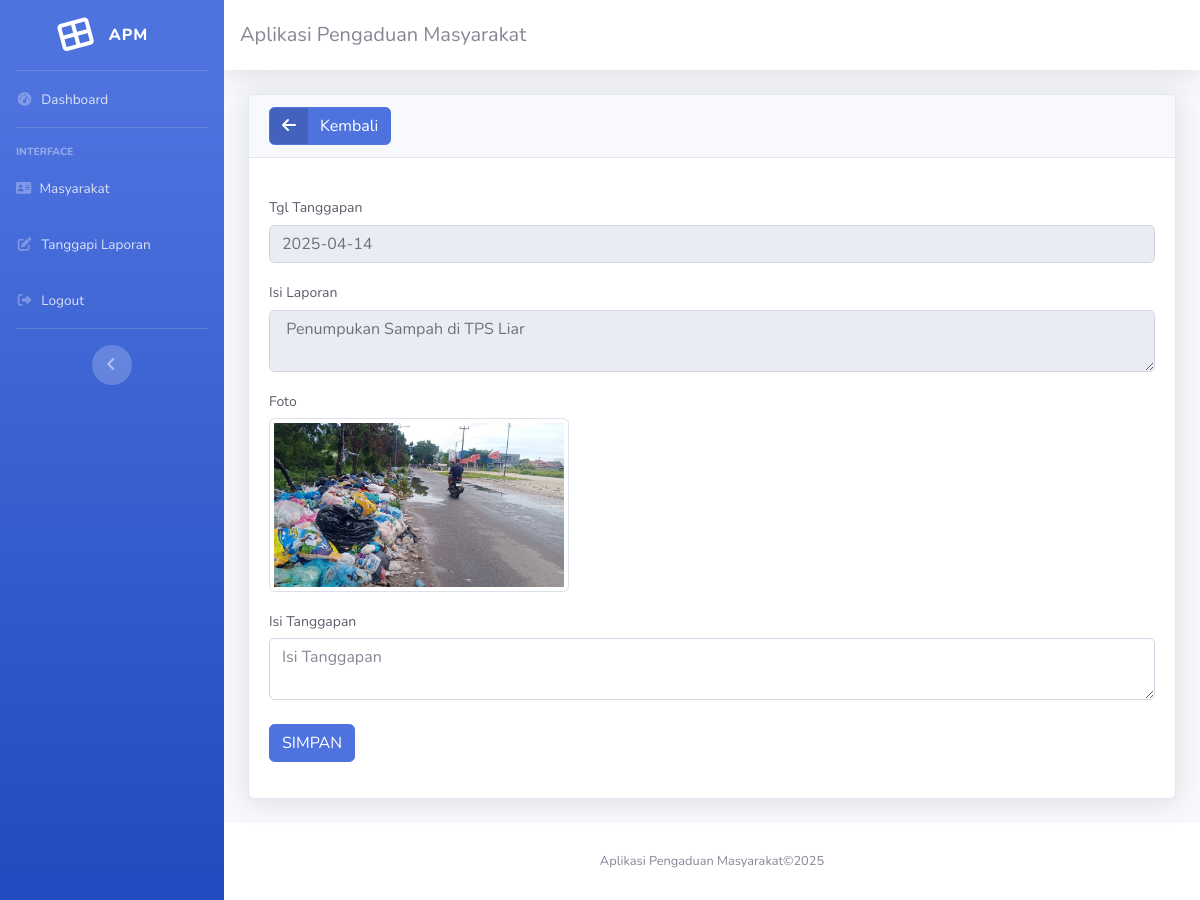
The page /petugas/petugas.php?url=tanggapi-pengaduan&id=17 (signed in) on the database its author committed.
### tables this page shows
CREATE TABLE `pengaduan` (
  `id_pengaduan` int(11) NOT NULL,
  `tgl_pengaduan` date NOT NULL,
  `nik` char(16) NOT NULL,
  `isi_laporan` text NOT NULL,
  `foto` varchar(255) NOT NULL,
  `status` enum('0','proses','selesai','ditolak') NOT NULL
);

### petugas/tanggapi_pengaduan.php (the view, shortened to what this page needs)
<?php
include '../koneksi.php';
$id = $_GET['id'];
$query = mysqli_query($koneksi, "SELECT*FROM pengaduan WHERE id_pengaduan='$id'");
$data = mysqli_fetch_array($query);
?>
<div class="card shadow">
    <div class="card-header">
        <a href="?url=tanggapi-laporan" class="btn btn-primary btn-icon-split">
            <span class="icon text-white-5">
                <i class="fa fa-arrow-left"></i>
            </span>
            <span class="text"> Kembali </span>
        </a>
    </div>
    <div class="card-body">
        <form method="post" action="proses_tanggapi.php" enctype="multipart/form-data">
            <div class="form-group">
                <label for="" style="font-size: 14px;">Tgl Tanggapan</label>
                <input type="text" name="tgl_tanggapan" class="form-control" readonly value="<?= date('Y-m-d'); ?>">
            </div>
            <div class="form-group">
                <label for="" style="font-size: 14px;">Isi Laporan</label>
                <textarea name="isi_laporan" id="isi_laporan" class="form-control"
                    readonly><?= $data['isi_laporan']; ?></textarea>
            </div>
            <div class="form-group">
                <label for="" style="font-size: 14px;">Foto</label>
                <br>
                <img class="img-thumbnail" src="../foto/<?= $data['foto'] ?>" width="300">
            </div>
            <div class="form-group">
                <label for="" style="font-size: 14px;">Isi Tanggapan</label>
                <textarea name="isi_tanggapan" id="isi_tanggapan" class="form-control" placeholder="Isi Tanggapan"
                    required></textarea>
                <br>
            <div class="form-group">
                <button type="submit" class="btn btn-primary"> SIMPAN </button>
            </div>
        </form>
    </div>
</div>

### rows shown on the page
pengaduan: isi_laporan "Penumpukan Sampah di TPS Liar", foto (picture)
